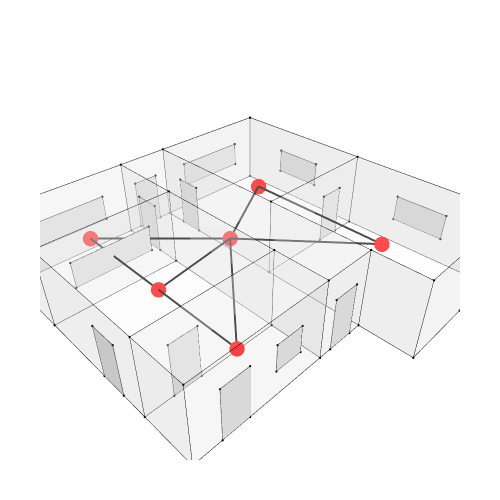

Notebook cell for this chart:
### Code cell
Topology.Show(house, aperture_f, g2,
              vertexSizeKey="size",
              vertexColorKey="color",
              edgeWidthKey="width",
              edgeColorKey="color",
              faceOpacity=0.3,
              backgroundColor="white",
              width=500,
              height=500,
              renderer=renderer)

### Figure 1 — Plotly figure (JSON) as saved in the notebook; plotly's stock layout.template omitted (floating-point values rounded to 4 significant figures; data arrays with more than 128 entries replaced by an {"elided": "..."} marker saying what was removed)
{"data": [{"customdata": ["", "", "", "", "", "", "", "", "", "", "", "", "", "", "", "", "", "", "", "", "", "", "", "", "", "", "", "", "", ""], "hoverinfo": "text", "hovertemplate": ["Click ", "Click ", "Click ", "Click ", "Click ", "Click ", "Click ", "Click ", "Click ", "Click ", "Click ", "Click ", "Click ", "Click ", "Click ", "Click ", "Click ", "Click ", "Click ", "Click ", "Click ", "Click ", "Click ", "Click ", "Click ", "Click ", "Click ", "Click ", "Click ", "Click "], "hovertext": ["", "", "", "", "", "", "", "", "", "", "", "", "", "", "", "", "", "", "", "", "", "", "", "", "", "", "", "", "", ""], "legendgroup": "1", "legendrank": 1, "marker": {"color": ["#000000", "#000000", "#000000", "#000000", "#000000", "#000000", "#000000", "#000000", "#000000", "#000000", "#000000", "#000000", "#000000", "#000000", "#000000", "#000000", "#000000", "#000000", "#000000", "#000000", "#000000", "#000000", "#000000", "#000000", "#000000", "#000000", "#000000", "#000000", "#000000", "#000000"], "line": {"width": 0}, "opacity": 1, "size": [2.8, 2.8, 2.8, 2.8, 2.8, 2.8, 2.8, 2.8, 2.8, 2.8, 2.8, 2.8, 2.8, 2.8, 2.8, 2.8, 2.8, 2.8, 2.8, 2.8, 2.8, 2.8, 2.8, 2.8, 2.8, 2.8, 2.8, 2.8, 2.8, 2.8], "sizemode": "diameter", "symbol": "circle"}, "mode": "markers", "name": "1: Untitled (Vertices)", "showlegend": false, "text": ["", "", "", "", "", "", "", "", "", "", "", "", "", "", "", "", "", "", "", "", "", "", "", "", "", "", "", "", "", ""], "type": "scatter3d", "x": [7, 7, 7, 5, 5, 5, 5, 7, 7, 7, 5, 5, 5, 5, 12, 12, 12, 12, 12, 7, 7, 12, 0, 0, 0, 0, 0, 0, 0, 0], "y": [16, 10, 6, 6, 8, 13, 16, 10, 16, 6, 6, 8, 13, 16, 10, 10, 16, 16, 4, 4, 4, 4, 8, 8, 6, 6, 13, 13, 16, 16], "z": [0, 0, 0, 0, 0, 0, 0, 3, 3, 3, 3, 3, 3, 3, 0, 3, 3, 0, 0, 0, 3, 3, 0, 3, 3, 0, 0, 3, 0, 3]}, {"hoverinfo": "text", "hovertext": [], "legendgroup": "2", "legendrank": 2, "line": {"color": "#000000", "dash": "solid", "width": 1}, "marker": {"color": "#000000", "size": 0.25, "symbol": "circle"}, "mode": "markers+lines", "name": "1: Untitled (Edges)", "showlegend": false, "text": [], "type": "scatter3d", "x": {"elided": "165 int values"}, "y": {"elided": "165 int values"}, "z": {"elided": "165 int values"}}, {"cmax": 1, "cmin": 0, "color": "#FAFAFA", "colorscale": [[0, "#440154"], [0.1111, "#482878"], [0.2222, "#3e4989"], [0.3333, "#31688e"], [0.4444, "#26828e"], [0.5556, "#1f9e89"], [0.6667, "#35b779"], [0.7778, "#6ece58"], [0.8889, "#b5de2b"], [1, "#fde725"]], "flatshading": true, "hoverinfo": "text", "hovertext": "", "i": [0, 3, 4, 5, 6, 7, 7, 9, 9, 1, 1, 2, 2, 0, 0, 4, 4, 8, 8, 11, 7, 12, 8, 8, 3, 7, 16, 16, 16, 16, 5, 5, 15, 15, 1, 1, 3, 19, 19, 21, 15, 15, 21, 21, 18, 18, 22, 23, 11, 11, 2, 2, 23, 23, 25, 25, 12, 12, 12, 12, 26, 26, 23, 23, 28, 28, 13, 13, 13, 13, 26, 26], "j": [1, 1, 3, 3, 5, 3, 5, 1, 3, 9, 10, 11, 10, 12, 11, 12, 13, 5, 6, 10, 11, 11, 13, 12, 14, 3, 8, 7, 17, 5, 14, 17, 14, 17, 14, 18, 14, 9, 20, 9, 7, 9, 18, 14, 21, 20, 11, 22, 22, 24, 10, 24, 0, 2, 24, 22, 4, 26, 27, 22, 0, 4, 22, 27, 6, 4, 6, 28, 29, 27, 27, 29], "k": [2, 0, 0, 4, 4, 5, 8, 3, 7, 10, 2, 0, 11, 4, 12, 13, 6, 6, 13, 9, 9, 7, 12, 7, 15, 15, 7, 15, 5, 8, 3, 14, 17, 16, 18, 19, 1, 1, 9, 20, 9, 21, 14, 15, 20, 19, 0, 0, 24, 10, 24, 25, 2, 25, 22, 23, 26, 27, 22, 11, 23, 0, 27, 26, 4, 26, 28, 29, 27, 12, 29, 28], "legendgroup": "3", "legendrank": 3, "lighting": {"facenormalsepsilon": 0}, "name": "1: Untitled (Faces)", "opacity": 0.3, "showlegend": false, "showscale": false, "text": "", "type": "mesh3d", "x": [5, 7, 5, 7, 5, 7, 5, 7, 7, 7, 5, 5, 5, 5, 12, 12, 12, 12, 12, 7, 7, 12, 0, 0, 0, 0, 0, 0, 0, 0], "y": [8, 6, 6, 10, 13, 16, 16, 10, 16, 6, 6, 8, 13, 16, 10, 10, 16, 16, 4, 4, 4, 4, 8, 8, 6, 6, 13, 13, 16, 16], "z": [0, 0, 0, 0, 0, 0, 0, 3, 3, 3, 3, 3, 3, 3, 0, 3, 3, 0, 0, 0, 3, 3, 3, 0, 3, 0, 0, 3, 0, 3]}, {"customdata": ["", "", "", ""], "hoverinfo": "text", "hovertemplate": ["Click ", "Click ", "Click ", "Click "], "hovertext": ["", "", "", ""], "legendgroup": "5", "legendrank": 5, "marker": {"color": ["#000000", "#000000", "#000000", "#000000"], "line": {"width": 0}, "opacity": 1, "size": [2.8, 2.8, 2.8, 2.8], "sizemode": "diameter", "symbol": "circle"}, "mode": "markers", "name": "2: default (Vertices)", "showlegend": false, "text": ["", "", "", ""], "type": "scatter3d", "x": [0, 0, 0, 0], "y": [14, 14, 15, 15], "z": [1, 2, 2, 1]}, {"hoverinfo": "text", "hovertext": [], "legendgroup": "6", "legendrank": 6, "line": {"color": "#000000", "dash": "solid", "width": 1}, "marker": {"color": "#000000", "size": 0.25, "symbol": "circle"}, "mode": "markers+lines", "name": "2: default (Edges)", "showlegend": false, "text": [], "type": "scatter3d", "x": [0, 0, null, 0, 0, null, 0, 0, null, 0, 0, null], "y": [14, 14, null, 14, 15, null, 15, 15, null, 15, 14, null], "z": [1, 2, null, 2, 2, null, 2, 1, null, 1, 1, null]}, {"cmax": 1, "cmin": 0, "color": "#FAFAFA", "colorscale": [[0, "#440154"], [0.1111, "#482878"], [0.2222, "#3e4989"], [0.3333, "#31688e"], [0.4444, "#26828e"], [0.5556, "#1f9e89"], [0.6667, "#35b779"], [0.7778, "#6ece58"], [0.8889, "#b5de2b"], [1, "#fde725"]], "flatshading": true, "hoverinfo": "text", "hovertext": "", "i": [0, 0], "j": [1, 2], "k": [2, 3], "legendgroup": "7", "legendrank": 7, "lighting": {"facenormalsepsilon": 0}, "name": "2: default (Faces)", "opacity": 1, "showlegend": false, "showscale": false, "text": "", "type": "mesh3d", "x": [0, 0, 0, 0], "y": [14, 14, 15, 15], "z": [1, 2, 2, 1]}, {"customdata": ["", "", "", ""], "hoverinfo": "text", "hovertemplate": ["Click ", "Click ", "Click ", "Click "], "hovertext": ["", "", "", ""], "legendgroup": "9", "legendrank": 9, "marker": {"color": ["#000000", "#000000", "#000000", "#000000"], "line": {"width": 0}, "opacity": 1, "size": [2.8, 2.8, 2.8, 2.8], "sizemode": "diameter", "symbol": "circle"}, "mode": "markers", "name": "3: default (Vertices)", "showlegend": false, "text": ["", "", "", ""], "type": "scatter3d", "x": [1, 1, 4, 4], "y": [13, 13, 13, 13], "z": [1, 2, 2, 1]}, {"hoverinfo": "text", "hovertext": [], "legendgroup": "10", "legendrank": 10, "line": {"color": "#000000", "dash": "solid", "width": 1}, "marker": {"color": "#000000", "size": 0.25, "symbol": "circle"}, "mode": "markers+lines", "name": "3: default (Edges)", "showlegend": false, "text": [], "type": "scatter3d", "x": [1, 1, null, 1, 4, null, 4, 4, null, 4, 1, null], "y": [13, 13, null, 13, 13, null, 13, 13, null, 13, 13, null], "z": [1, 2, null, 2, 2, null, 2, 1, null, 1, 1, null]}, {"cmax": 1, "cmin": 0, "color": "#FAFAFA", "colorscale": [[0, "#440154"], [0.1111, "#482878"], [0.2222, "#3e4989"], [0.3333, "#31688e"], [0.4444, "#26828e"], [0.5556, "#1f9e89"], [0.6667, "#35b779"], [0.7778, "#6ece58"], [0.8889, "#b5de2b"], [1, "#fde725"]], "flatshading": true, "hoverinfo": "text", "hovertext": "", "i": [0, 0], "j": [1, 3], "k": [2, 1], "legendgroup": "11", "legendrank": 11, "lighting": {"facenormalsepsilon": 0}, "name": "3: default (Faces)", "opacity": 1, "showlegend": false, "showscale": false, "text": "", "type": "mesh3d", "x": [4, 1, 1, 4], "y": [13, 13, 13, 13], "z": [2, 1, 2, 1]}, {"customdata": ["", "", "", ""], "hoverinfo": "text", "hovertemplate": ["Click ", "Click ", "Click ", "Click "], "hovertext": ["", "", "", ""], "legendgroup": "13", "legendrank": 13, "marker": {"color": ["#000000", "#000000", "#000000", "#000000"], "line": {"width": 0}, "opacity": 1, "size": [2.8, 2.8, 2.8, 2.8], "sizemode": "diameter", "symbol": "circle"}, "mode": "markers", "name": "4: default (Vertices)", "showlegend": false, "text": ["", "", "", ""], "type": "scatter3d", "x": [12, 12, 12, 12], "y": [6, 6, 8, 8], "z": [1, 2, 2, 1]}, {"hoverinfo": "text", "hovertext": [], "legendgroup": "14", "legendrank": 14, "line": {"color": "#000000", "dash": "solid", "width": 1}, "marker": {"color": "#000000", "size": 0.25, "symbol": "circle"}, "mode": "markers+lines", "name": "4: default (Edges)", "showlegend": false, "text": [], "type": "scatter3d", "x": [12, 12, null, 12, 12, null, 12, 12, null, 12, 12, null], "y": [6, 6, null, 6, 8, null, 8, 8, null, 8, 6, null], "z": [1, 2, null, 2, 2, null, 2, 1, null, 1, 1, null]}, {"cmax": 1, "cmin": 0, "color": "#FAFAFA", "colorscale": [[0, "#440154"], [0.1111, "#482878"], [0.2222, "#3e4989"], [0.3333, "#31688e"], [0.4444, "#26828e"], [0.5556, "#1f9e89"], [0.6667, "#35b779"], [0.7778, "#6ece58"], [0.8889, "#b5de2b"], [1, "#fde725"]], "flatshading": true, "hoverinfo": "text", "hovertext": "", "i": [0, 0], "j": [1, 2], "k": [2, 3], "legendgroup": "15", "legendrank": 15, "lighting": {"facenormalsepsilon": 0}, "name": "4: default (Faces)", "opacity": 1, "showlegend": false, "showscale": false, "text": "", "type": "mesh3d", "x": [12, 12, 12, 12], "y": [6, 6, 8, 8], "z": [1, 2, 2, 1]}, {"customdata": ["", "", "", ""], "hoverinfo": "text", "hovertemplate": ["Click ", "Click ", "Click ", "Click "], "hovertext": ["", "", "", ""], "legendgroup": "17", "legendrank": 17, "marker": {"color": ["#000000", "#000000", "#000000", "#000000"], "line": {"width": 0}, "opacity": 1, "size": [2.8, 2.8, 2.8, 2.8], "sizemode": "diameter", "symbol": "circle"}, "mode": "markers", "name": "5: default (Vertices)", "showlegend": false, "text": ["", "", "", ""], "type": "scatter3d", "x": [3, 3, 4, 4], "y": [6, 6, 6, 6], "z": [1, 2, 2, 1]}, {"hoverinfo": "text", "hovertext": [], "legendgroup": "18", "legendrank": 18, "line": {"color": "#000000", "dash": "solid", "width": 1}, "marker": {"color": "#000000", "size": 0.25, "symbol": "circle"}, "mode": "markers+lines", "name": "5: default (Edges)", "showlegend": false, "text": [], "type": "scatter3d", "x": [3, 3, null, 3, 4, null, 4, 4, null, 4, 3, null], "y": [6, 6, null, 6, 6, null, 6, 6, null, 6, 6, null], "z": [1, 2, null, 2, 2, null, 2, 1, null, 1, 1, null]}, {"cmax": 1, "cmin": 0, "color": "#FAFAFA", "colorscale": [[0, "#440154"], [0.1111, "#482878"], [0.2222, "#3e4989"], [0.3333, "#31688e"], [0.4444, "#26828e"], [0.5556, "#1f9e89"], [0.6667, "#35b779"], [0.7778, "#6ece58"], [0.8889, "#b5de2b"], [1, "#fde725"]], "flatshading": true, "hoverinfo": "text", "hovertext": "", "i": [0, 0], "j": [1, 3], "k": [2, 1], "legendgroup": "19", "legendrank": 19, "lighting": {"facenormalsepsilon": 0}, "name": "5: default (Faces)", "opacity": 1, "showlegend": false, "showscale": false, "text": "", "type": "mesh3d", "x": [4, 3, 3, 4], "y": [6, 6, 6, 6], "z": [2, 1, 2, 1]}, {"customdata": ["", "", "", ""], "hoverinfo": "text", "hovertemplate": ["Click ", "Click ", "Click ", "Click "], "hovertext": ["", "", "", ""], "legendgroup": "21", "legendrank": 21, "marker": {"color": ["#000000", "#000000", "#000000", "#000000"], "line": {"width": 0}, "opacity": 1, "size": [2.8, 2.8, 2.8, 2.8], "sizemode": "diameter", "symbol": "circle"}, "mode": "markers", "name": "6: default (Vertices)", "showlegend": false, "text": ["", "", "", ""], "type": "scatter3d", "x": [12, 12, 12, 12], "y": [12, 12, 14, 14], "z": [1, 2, 2, 1]}, {"hoverinfo": "text", "hovertext": [], "legendgroup": "22", "legendrank": 22, "line": {"color": "#000000", "dash": "solid", "width": 1}, "marker": {"color": "#000000", "size": 0.25, "symbol": "circle"}, "mode": "markers+lines", "name": "6: default (Edges)", "showlegend": false, "text": [], "type": "scatter3d", "x": [12, 12, null, 12, 12, null, 12, 12, null, 12, 12, null], "y": [12, 12, null, 12, 14, null, 14, 14, null, 14, 12, null], "z": [1, 2, null, 2, 2, null, 2, 1, null, 1, 1, null]}, {"cmax": 1, "cmin": 0, "color": "#FAFAFA", "colorscale": [[0, "#440154"], [0.1111, "#482878"], [0.2222, "#3e4989"], [0.3333, "#31688e"], [0.4444, "#26828e"], [0.5556, "#1f9e89"], [0.6667, "#35b779"], [0.7778, "#6ece58"], [0.8889, "#b5de2b"], [1, "#fde725"]], "flatshading": true, "hoverinfo": "text", "hovertext": "", "i": [0, 0], "j": [1, 2], "k": [2, 3], "legendgroup": "23", "legendrank": 23, "lighting": {"facenormalsepsilon": 0}, "name": "6: default (Faces)", "opacity": 1, "showlegend": false, "showscale": false, "text": "", "type": "mesh3d", "x": [12, 12, 12, 12], "y": [12, 12, 14, 14], "z": [1, 2, 2, 1]}, {"customdata": ["", "", "", ""], "hoverinfo": "text", "hovertemplate": ["Click ", "Click ", "Click ", "Click "], "hovertext": ["", "", "", ""], "legendgroup": "25", "legendrank": 25, "marker": {"color": ["#000000", "#000000", "#000000", "#000000"], "line": {"width": 0}, "opacity": 1, "size": [2.8, 2.8, 2.8, 2.8], "sizemode": "diameter", "symbol": "circle"}, "mode": "markers", "name": "7: default (Vertices)", "showlegend": false, "text": ["", "", "", ""], "type": "scatter3d", "x": [8, 8, 11, 11], "y": [16, 16, 16, 16], "z": [1, 2, 2, 1]}, {"hoverinfo": "text", "hovertext": [], "legendgroup": "26", "legendrank": 26, "line": {"color": "#000000", "dash": "solid", "width": 1}, "marker": {"color": "#000000", "size": 0.25, "symbol": "circle"}, "mode": "markers+lines", "name": "7: default (Edges)", "showlegend": false, "text": [], "type": "scatter3d", "x": [8, 8, null, 8, 11, null, 11, 11, null, 11, 8, null], "y": [16, 16, null, 16, 16, null, 16, 16, null, 16, 16, null], "z": [1, 2, null, 2, 2, null, 2, 1, null, 1, 1, null]}, {"cmax": 1, "cmin": 0, "color": "#FAFAFA", "colorscale": [[0, "#440154"], [0.1111, "#482878"], [0.2222, "#3e4989"], [0.3333, "#31688e"], [0.4444, "#26828e"], [0.5556, "#1f9e89"], [0.6667, "#35b779"], [0.7778, "#6ece58"], [0.8889, "#b5de2b"], [1, "#fde725"]], "flatshading": true, "hoverinfo": "text", "hovertext": "", "i": [0, 0], "j": [1, 3], "k": [2, 1], "legendgroup": "27", "legendrank": 27, "lighting": {"facenormalsepsilon": 0}, "name": "7: default (Faces)", "opacity": 1, "showlegend": false, "showscale": false, "text": "", "type": "mesh3d", "x": [11, 8, 8, 11], "y": [16, 16, 16, 16], "z": [2, 1, 2, 1]}, {"customdata": ["", "", "", ""], "hoverinfo": "text", "hovertemplate": ["Click ", "Click ", "Click ", "Click "], "hovertext": ["", "", "", ""], "legendgroup": "29", "legendrank": 29, "marker": {"color": ["#000000", "#000000", "#000000", "#000000"], "line": {"width": 0}, "opacity": 1, "size": [2.8, 2.8, 2.8, 2.8], "sizemode": "diameter", "symbol": "circle"}, "mode": "markers", "name": "8: default (Vertices)", "showlegend": false, "text": ["", "", "", ""], "type": "scatter3d", "x": [1, 1, 4, 4], "y": [16, 16, 16, 16], "z": [1, 2, 2, 1]}, {"hoverinfo": "text", "hovertext": [], "legendgroup": "30", "legendrank": 30, "line": {"color": "#000000", "dash": "solid", "width": 1}, "marker": {"color": "#000000", "size": 0.25, "symbol": "circle"}, "mode": "markers+lines", "name": "8: default (Edges)", "showlegend": false, "text": [], "type": "scatter3d", "x": [1, 1, null, 1, 4, null, 4, 4, null, 4, 1, null], "y": [16, 16, null, 16, 16, null, 16, 16, null, 16, 16, null], "z": [1, 2, null, 2, 2, null, 2, 1, null, 1, 1, null]}, {"cmax": 1, "cmin": 0, "color": "#FAFAFA", "colorscale": [[0, "#440154"], [0.1111, "#482878"], [0.2222, "#3e4989"], [0.3333, "#31688e"], [0.4444, "#26828e"], [0.5556, "#1f9e89"], [0.6667, "#35b779"], [0.7778, "#6ece58"], [0.8889, "#b5de2b"], [1, "#fde725"]], "flatshading": true, "hoverinfo": "text", "hovertext": "", "i": [0, 0], "j": [1, 3], "k": [2, 1], "legendgroup": "31", "legendrank": 31, "lighting": {"facenormalsepsilon": 0}, "name": "8: default (Faces)", "opacity": 1, "showlegend": false, "showscale": false, "text": "", "type": "mesh3d", "x": [4, 1, 1, 4], "y": [16, 16, 16, 16], "z": [2, 1, 2, 1]}, {"customdata": ["", "", "", ""], "hoverinfo": "text", "hovertemplate": ["Click ", "Click ", "Click ", "Click "], "hovertext": ["", "", "", ""], "legendgroup": "33", "legendrank": 33, "marker": {"color": ["#000000", "#000000", "#000000", "#000000"], "line": {"width": 0}, "opacity": 1, "size": [2.8, 2.8, 2.8, 2.8], "sizemode": "diameter", "symbol": "circle"}, "mode": "markers", "name": "9: default (Vertices)", "showlegend": false, "text": ["", "", "", ""], "type": "scatter3d", "x": [5.5, 5.5, 6.5, 6.5], "y": [16, 16, 16, 16], "z": [0, 2, 2, 0]}, {"hoverinfo": "text", "hovertext": [], "legendgroup": "34", "legendrank": 34, "line": {"color": "#000000", "dash": "solid", "width": 1}, "marker": {"color": "#000000", "size": 0.25, "symbol": "circle"}, "mode": "markers+lines", "name": "9: default (Edges)", "showlegend": false, "text": [], "type": "scatter3d", "x": [5.5, 5.5, null, 5.5, 6.5, null, 6.5, 6.5, null, 6.5, 5.5, null], "y": [16, 16, null, 16, 16, null, 16, 16, null, 16, 16, null], "z": [0, 2, null, 2, 2, null, 2, 0, null, 0, 0, null]}, {"cmax": 1, "cmin": 0, "color": "#FAFAFA", "colorscale": [[0, "#440154"], [0.1111, "#482878"], [0.2222, "#3e4989"], [0.3333, "#31688e"], [0.4444, "#26828e"], [0.5556, "#1f9e89"], [0.6667, "#35b779"], [0.7778, "#6ece58"], [0.8889, "#b5de2b"], [1, "#fde725"]], "flatshading": true, "hoverinfo": "text", "hovertext": "", "i": [0, 0], "j": [1, 3], "k": [2, 1], "legendgroup": "35", "legendrank": 35, "lighting": {"facenormalsepsilon": 0}, "name": "9: default (Faces)", "opacity": 1, "showlegend": false, "showscale": false, "text": "", "type": "mesh3d", "x": [6.5, 5.5, 5.5, 6.5], "y": [16, 16, 16, 16], "z": [2, 0, 2, 0]}, {"customdata": ["", "", "", ""], "hoverinfo": "text", "hovertemplate": ["Click ", "Click ", "Click ", "Click "], "hovertext": ["", "", "", ""], "legendgroup": "37", "legendrank": 37, "marker": {"color": ["#000000", "#000000", "#000000", "#000000"], "line": {"width": 0}, "opacity": 1, "size": [2.8, 2.8, 2.8, 2.8], "sizemode": "diameter", "symbol": "circle"}, "mode": "markers", "name": "10: default (Vertices)", "showlegend": false, "text": ["", "", "", ""], "type": "scatter3d", "x": [5.5, 5.5, 6.5, 6.5], "y": [6, 6, 6, 6], "z": [0, 2, 2, 0]}, {"hoverinfo": "text", "hovertext": [], "legendgroup": "38", "legendrank": 38, "line": {"color": "#000000", "dash": "solid", "width": 1}, "marker": {"color": "#000000", "size": 0.25, "symbol": "circle"}, "mode": "markers+lines", "name": "10: default (Edges)", "showlegend": false, "text": [], "type": "scatter3d", "x": [5.5, 5.5, null, 5.5, 6.5, null, 6.5, 6.5, null, 6.5, 5.5, null], "y": [6, 6, null, 6, 6, null, 6, 6, null, 6, 6, null], "z": [0, 2, null, 2, 2, null, 2, 0, null, 0, 0, null]}, {"cmax": 1, "cmin": 0, "color": "#FAFAFA", "colorscale": [[0, "#440154"], [0.1111, "#482878"], [0.2222, "#3e4989"], [0.3333, "#31688e"], [0.4444, "#26828e"], [0.5556, "#1f9e89"], [0.6667, "#35b779"], [0.7778, "#6ece58"], [0.8889, "#b5de2b"], [1, "#fde725"]], "flatshading": true, "hoverinfo": "text", "hovertext": "", "i": [0, 0], "j": [1, 3], "k": [2, 1], "legendgroup": "39", "legendrank": 39, "lighting": {"facenormalsepsilon": 0}, "name": "10: default (Faces)", "opacity": 1, "showlegend": false, "showscale": false, "text": "", "type": "mesh3d", "x": [6.5, 5.5, 5.5, 6.5], "y": [6, 6, 6, 6], "z": [2, 0, 2, 0]}, {"customdata": ["", "", "", ""], "hoverinfo": "text", "hovertemplate": ["Click ", "Click ", "Click ", "Click "], "hovertext": ["", "", "", ""], "legendgroup": "41", "legendrank": 41, "marker": {"color": ["#000000", "#000000", "#000000", "#000000"], "line": {"width": 0}, "opacity": 1, "size": [2.8, 2.8, 2.8, 2.8], "sizemode": "diameter", "symbol": "circle"}, "mode": "markers", "name": "11: default (Vertices)", "showlegend": false, "text": ["", "", "", ""], "type": "scatter3d", "x": [1, 1, 2, 2], "y": [8, 8, 8, 8], "z": [0, 2, 2, 0]}, {"hoverinfo": "text", "hovertext": [], "legendgroup": "42", "legendrank": 42, "line": {"color": "#000000", "dash": "solid", "width": 1}, "marker": {"color": "#000000", "size": 0.25, "symbol": "circle"}, "mode": "markers+lines", "name": "11: default (Edges)", "showlegend": false, "text": [], "type": "scatter3d", "x": [1, 1, null, 1, 2, null, 2, 2, null, 2, 1, null], "y": [8, 8, null, 8, 8, null, 8, 8, null, 8, 8, null], "z": [0, 2, null, 2, 2, null, 2, 0, null, 0, 0, null]}, {"cmax": 1, "cmin": 0, "color": "#FAFAFA", "colorscale": [[0, "#440154"], [0.1111, "#482878"], [0.2222, "#3e4989"], [0.3333, "#31688e"], [0.4444, "#26828e"], [0.5556, "#1f9e89"], [0.6667, "#35b779"], [0.7778, "#6ece58"], [0.8889, "#b5de2b"], [1, "#fde725"]], "flatshading": true, "hoverinfo": "text", "hovertext": "", "i": [0, 0], "j": [1, 3], "k": [2, 1], "legendgroup": "43", "legendrank": 43, "lighting": {"facenormalsepsilon": 0}, "name": "11: default (Faces)", "opacity": 1, "showlegend": false, "showscale": false, "text": "", "type": "mesh3d", "x": [2, 1, 1, 2], "y": [8, 8, 8, 8], "z": [2, 0, 2, 0]}, {"customdata": ["", "", "", ""], "hoverinfo": "text", "hovertemplate": ["Click ", "Click ", "Click ", "Click "], "hovertext": ["", "", "", ""], "legendgroup": "45", "legendrank": 45, "marker": {"color": ["#000000", "#000000", "#000000", "#000000"], "line": {"width": 0}, "opacity": 1, "size": [2.8, 2.8, 2.8, 2.8], "sizemode": "diameter", "symbol": "circle"}, "mode": "markers", "name": "12: default (Vertices)", "showlegend": false, "text": ["", "", "", ""], "type": "scatter3d", "x": [5, 5, 5, 5], "y": [14, 14, 15, 15], "z": [0, 2, 2, 0]}, {"hoverinfo": "text", "hovertext": [], "legendgroup": "46", "legendrank": 46, "line": {"color": "#000000", "dash": "solid", "width": 1}, "marker": {"color": "#000000", "size": 0.25, "symbol": "circle"}, "mode": "markers+lines", "name": "12: default (Edges)", "showlegend": false, "text": [], "type": "scatter3d", "x": [5, 5, null, 5, 5, null, 5, 5, null, 5, 5, null], "y": [14, 14, null, 14, 15, null, 15, 15, null, 15, 14, null], "z": [0, 2, null, 2, 2, null, 2, 0, null, 0, 0, null]}, {"cmax": 1, "cmin": 0, "color": "#FAFAFA", "colorscale": [[0, "#440154"], [0.1111, "#482878"], [0.2222, "#3e4989"], [0.3333, "#31688e"], [0.4444, "#26828e"], [0.5556, "#1f9e89"], [0.6667, "#35b779"], [0.7778, "#6ece58"], [0.8889, "#b5de2b"], [1, "#fde725"]], "flatshading": true, "hoverinfo": "text", "hovertext": "", "i": [0, 0], "j": [1, 2], "k": [2, 3], "legendgroup": "47", "legendrank": 47, "lighting": {"facenormalsepsilon": 0}, "name": "12: default (Faces)", "opacity": 1, "showlegend": false, "showscale": false, "text": "", "type": "mesh3d", "x": [5, 5, 5, 5], "y": [14, 14, 15, 15], "z": [0, 2, 2, 0]}, {"customdata": ["", "", "", ""], "hoverinfo": "text", "hovertemplate": ["Click ", "Click ", "Click ", "Click "], "hovertext": ["", "", "", ""], "legendgroup": "49", "legendrank": 49, "marker": {"color": ["#000000", "#000000", "#000000", "#000000"], "line": {"width": 0}, "opacity": 1, "size": [2.8, 2.8, 2.8, 2.8], "sizemode": "diameter", "symbol": "circle"}, "mode": "markers", "name": "13: default (Vertices)", "showlegend": false, "text": ["", "", "", ""], "type": "scatter3d", "x": [10, 10, 11, 11], "y": [4, 4, 4, 4], "z": [0, 2, 2, 0]}, {"hoverinfo": "text", "hovertext": [], "legendgroup": "50", "legendrank": 50, "line": {"color": "#000000", "dash": "solid", "width": 1}, "marker": {"color": "#000000", "size": 0.25, "symbol": "circle"}, "mode": "markers+lines", "name": "13: default (Edges)", "showlegend": false, "text": [], "type": "scatter3d", "x": [10, 10, null, 10, 11, null, 11, 11, null, 11, 10, null], "y": [4, 4, null, 4, 4, null, 4, 4, null, 4, 4, null], "z": [0, 2, null, 2, 2, null, 2, 0, null, 0, 0, null]}, {"cmax": 1, "cmin": 0, "color": "#FAFAFA", "colorscale": [[0, "#440154"], [0.1111, "#482878"], [0.2222, "#3e4989"], [0.3333, "#31688e"], [0.4444, "#26828e"], [0.5556, "#1f9e89"], [0.6667, "#35b779"], [0.7778, "#6ece58"], [0.8889, "#b5de2b"], [1, "#fde725"]], "flatshading": true, "hoverinfo": "text", "hovertext": "", "i": [0, 0], "j": [1, 3], "k": [2, 1], "legendgroup": "51", "legendrank": 51, "lighting": {"facenormalsepsilon": 0}, "name": "13: default (Faces)", "opacity": 1, "showlegend": false, "showscale": false, "text": "", "type": "mesh3d", "x": [11, 10, 10, 11], "y": [4, 4, 4, 4], "z": [2, 0, 2, 0]}, {"customdata": ["", "", "", ""], "hoverinfo": "text", "hovertemplate": ["Click ", "Click ", "Click ", "Click "], "hovertext": ["", "", "", ""], "legendgroup": "53", "legendrank": 53, "marker": {"color": ["#000000", "#000000", "#000000", "#000000"], "line": {"width": 0}, "opacity": 1, "size": [2.8, 2.8, 2.8, 2.8], "sizemode": "diameter", "symbol": "circle"}, "mode": "markers", "name": "14: default (Vertices)", "showlegend": false, "text": ["", "", "", ""], "type": "scatter3d", "x": [10, 10, 11, 11], "y": [10, 10, 10, 10], "z": [0, 2, 2, 0]}, {"hoverinfo": "text", "hovertext": [], "legendgroup": "54", "legendrank": 54, "line": {"color": "#000000", "dash": "solid", "width": 1}, "marker": {"color": "#000000", "size": 0.25, "symbol": "circle"}, "mode": "markers+lines", "name": "14: default (Edges)", "showlegend": false, "text": [], "type": "scatter3d", "x": [10, 10, null, 10, 11, null, 11, 11, null, 11, 10, null], "y": [10, 10, null, 10, 10, null, 10, 10, null, 10, 10, null], "z": [0, 2, null, 2, 2, null, 2, 0, null, 0, 0, null]}, {"cmax": 1, "cmin": 0, "color": "#FAFAFA", "colorscale": [[0, "#440154"], [0.1111, "#482878"], [0.2222, "#3e4989"], [0.3333, "#31688e"], [0.4444, "#26828e"], [0.5556, "#1f9e89"], [0.6667, "#35b779"], [0.7778, "#6ece58"], [0.8889, "#b5de2b"], [1, "#fde725"]], "flatshading": true, "hoverinfo": "text", "hovertext": "", "i": [0, 0], "j": [1, 3], "k": [2, 1], "legendgroup": "55", "legendrank": 55, "lighting": {"facenormalsepsilon": 0}, "name": "14: default (Faces)", "opacity": 1, "showlegend": false, "showscale": false, "text": "", "type": "mesh3d", "x": [11, 10, 10, 11], "y": [10, 10, 10, 10], "z": [2, 0, 2, 0]}, {"customdata": ["", "", "", ""], "hoverinfo": "text", "hovertemplate": ["Click ", "Click ", "Click ", "Click "], "hovertext": ["", "", "", ""], "legendgroup": "57", "legendrank": 57, "marker": {"color": ["#000000", "#000000", "#000000", "#000000"], "line": {"width": 0}, "opacity": 1, "size": [2.8, 2.8, 2.8, 2.8], "sizemode": "diameter", "symbol": "circle"}, "mode": "markers", "name": "15: default (Vertices)", "showlegend": false, "text": ["", "", "", ""], "type": "scatter3d", "x": [7, 7, 7, 7], "y": [14, 14, 15, 15], "z": [0, 2, 2, 0]}, {"hoverinfo": "text", "hovertext": [], "legendgroup": "58", "legendrank": 58, "line": {"color": "#000000", "dash": "solid", "width": 1}, "marker": {"color": "#000000", "size": 0.25, "symbol": "circle"}, "mode": "markers+lines", "name": "15: default (Edges)", "showlegend": false, "text": [], "type": "scatter3d", "x": [7, 7, null, 7, 7, null, 7, 7, null, 7, 7, null], "y": [14, 14, null, 14, 15, null, 15, 15, null, 15, 14, null], "z": [0, 2, null, 2, 2, null, 2, 0, null, 0, 0, null]}, {"cmax": 1, "cmin": 0, "color": "#FAFAFA", "colorscale": [[0, "#440154"], [0.1111, "#482878"], [0.2222, "#3e4989"], [0.3333, "#31688e"], [0.4444, "#26828e"], [0.5556, "#1f9e89"], [0.6667, "#35b779"], [0.7778, "#6ece58"], [0.8889, "#b5de2b"], [1, "#fde725"]], "flatshading": true, "hoverinfo": "text", "hovertext": "", "i": [0, 0], "j": [1, 2], "k": [2, 3], "legendgroup": "59", "legendrank": 59, "lighting": {"facenormalsepsilon": 0}, "name": "15: default (Faces)", "opacity": 1, "showlegend": false, "showscale": false, "text": "", "type": "mesh3d", "x": [7, 7, 7, 7], "y": [14, 14, 15, 15], "z": [0, 2, 2, 0]}, {"customdata": ["", "", "", ""], "hoverinfo": "text", "hovertemplate": ["Click ", "Click ", "Click ", "Click "], "hovertext": ["", "", "", ""], "legendgroup": "61", "legendrank": 61, "marker": {"color": ["#000000", "#000000", "#000000", "#000000"], "line": {"width": 0}, "opacity": 1, "size": [2.8, 2.8, 2.8, 2.8], "sizemode": "diameter", "symbol": "circle"}, "mode": "markers", "name": "16: default (Vertices)", "showlegend": false, "text": ["", "", "", ""], "type": "scatter3d", "x": [1, 1, 2, 2], "y": [6, 6, 6, 6], "z": [0, 2, 2, 0]}, {"hoverinfo": "text", "hovertext": [], "legendgroup": "62", "legendrank": 62, "line": {"color": "#000000", "dash": "solid", "width": 1}, "marker": {"color": "#000000", "size": 0.25, "symbol": "circle"}, "mode": "markers+lines", "name": "16: default (Edges)", "showlegend": false, "text": [], "type": "scatter3d", "x": [1, 1, null, 1, 2, null, 2, 2, null, 2, 1, null], "y": [6, 6, null, 6, 6, null, 6, 6, null, 6, 6, null], "z": [0, 2, null, 2, 2, null, 2, 0, null, 0, 0, null]}, {"cmax": 1, "cmin": 0, "color": "#FAFAFA", "colorscale": [[0, "#440154"], [0.1111, "#482878"], [0.2222, "#3e4989"], [0.3333, "#31688e"], [0.4444, "#26828e"], [0.5556, "#1f9e89"], [0.6667, "#35b779"], [0.7778, "#6ece58"], [0.8889, "#b5de2b"], [1, "#fde725"]], "flatshading": true, "hoverinfo": "text", "hovertext": "", "i": [0, 0], "j": [1, 3], "k": [2, 1], "legendgroup": "63", "legendrank": 63, "lighting": {"facenormalsepsilon": 0}, "name": "16: default (Faces)", "opacity": 1, "showlegend": false, "showscale": false, "text": "", "type": "mesh3d", "x": [2, 1, 1, 2], "y": [6, 6, 6, 6], "z": [2, 0, 2, 0]}, {"customdata": ["", "", "", ""], "hoverinfo": "text", "hovertemplate": ["Click ", "Click ", "Click ", "Click "], "hovertext": ["", "", "", ""], "legendgroup": "65", "legendrank": 65, "marker": {"color": ["#000000", "#000000", "#000000", "#000000"], "line": {"width": 0}, "opacity": 1, "size": [2.8, 2.8, 2.8, 2.8], "sizemode": "diameter", "symbol": "circle"}, "mode": "markers", "name": "17: default (Vertices)", "showlegend": false, "text": ["", "", "", ""], "type": "scatter3d", "x": [0, 0, 0, 0], "y": [10, 10, 9, 9], "z": [0, 2, 2, 0]}, {"hoverinfo": "text", "hovertext": [], "legendgroup": "66", "legendrank": 66, "line": {"color": "#000000", "dash": "solid", "width": 1}, "marker": {"color": "#000000", "size": 0.25, "symbol": "circle"}, "mode": "markers+lines", "name": "17: default (Edges)", "showlegend": false, "text": [], "type": "scatter3d", "x": [0, 0, null, 0, 0, null, 0, 0, null, 0, 0, null], "y": [10, 10, null, 10, 9, null, 9, 9, null, 9, 10, null], "z": [0, 2, null, 2, 2, null, 2, 0, null, 0, 0, null]}, {"cmax": 1, "cmin": 0, "color": "#FAFAFA", "colorscale": [[0, "#440154"], [0.1111, "#482878"], [0.2222, "#3e4989"], [0.3333, "#31688e"], [0.4444, "#26828e"], [0.5556, "#1f9e89"], [0.6667, "#35b779"], [0.7778, "#6ece58"], [0.8889, "#b5de2b"], [1, "#fde725"]], "flatshading": true, "hoverinfo": "text", "hovertext": "", "i": [0, 0], "j": [1, 3], "k": [2, 1], "legendgroup": "67", "legendrank": 67, "lighting": {"facenormalsepsilon": 0}, "name": "17: default (Faces)", "opacity": 1, "showlegend": false, "showscale": false, "text": "", "type": "mesh3d", "x": [0, 0, 0, 0], "y": [9, 10, 10, 9], "z": [2, 0, 2, 0]}, {"hoverinfo": "text", "hovertext": [], "legendgroup": "70", "legendrank": 70, "line": {"color": "#000000", "dash": "solid", "width": 4}, "marker": {"color": "#000000", "size": 1, "symbol": "circle"}, "mode": "markers+lines", "name": "18: Untitled Graph (Edges)", "showlegend": false, "text": [], "type": "scatter3d", "x": [6, 2.5, null, 2.5, 2.5, null, 2.5, 2.5, null, 6, 2.5, null, 6, 9.5, null, 9.5, 9.5, null, 6, 9.5, null, 6, 2.5, null], "y": [11, 10.5, null, 10.5, 14.5, null, 7, 10.5, null, 11, 14.5, null, 11, 13, null, 13, 7, null, 11, 7, null, 11, 7, null], "z": [1.5, 1.5, null, 1.5, 1.5, null, 1.5, 1.5, null, 1.5, 1.5, null, 1.5, 1.5, null, 1.5, 1.5, null, 1.5, 1.5, null, 1.5, 1.5, null]}, {"customdata": ["", "", "", "", "", ""], "hoverinfo": "text", "hovertemplate": ["Click ", "Click ", "Click ", "Click ", "Click ", "Click "], "hovertext": ["", "", "", "", "", ""], "legendgroup": "69", "legendrank": 69, "marker": {"color": ["#FF0000", "#FF0000", "#FF0000", "#FF0000", "#FF0000", "#FF0000"], "line": {"width": 0}, "opacity": 1, "size": [18, 18, 18, 18, 18, 18], "sizemode": "diameter", "symbol": "circle"}, "mode": "markers", "name": "18: Untitled Graph (Vertices)", "showlegend": false, "text": ["", "", "", "", "", ""], "type": "scatter3d", "x": [2.5, 2.5, 9.5, 9.5, 6, 2.5], "y": [10.5, 14.5, 13, 7, 11, 7], "z": [1.5, 1.5, 1.5, 1.5, 1.5, 1.5]}], "layout": {"autosize": true, "height": 500, "margin": {"b": 40, "l": 40, "r": 40, "t": 40}, "paper_bgcolor": "#FFFFFF", "plot_bgcolor": "#FFFFFF", "scene": {"aspectmode": "data", "camera": {"center": {"x": 0, "y": 0, "z": 0}, "eye": {"x": -1.25, "y": -1.25, "z": 1.25}, "projection": {"type": "perspective"}, "up": {"x": 0, "y": 0, "z": 1}}, "xaxis": {"visible": false}, "yaxis": {"visible": false}, "zaxis": {"visible": false}}, "showlegend": true, "width": 500, "xaxis": {"showgrid": false, "visible": false, "zeroline": false}, "yaxis": {"showgrid": false, "visible": false, "zeroline": false}}}
